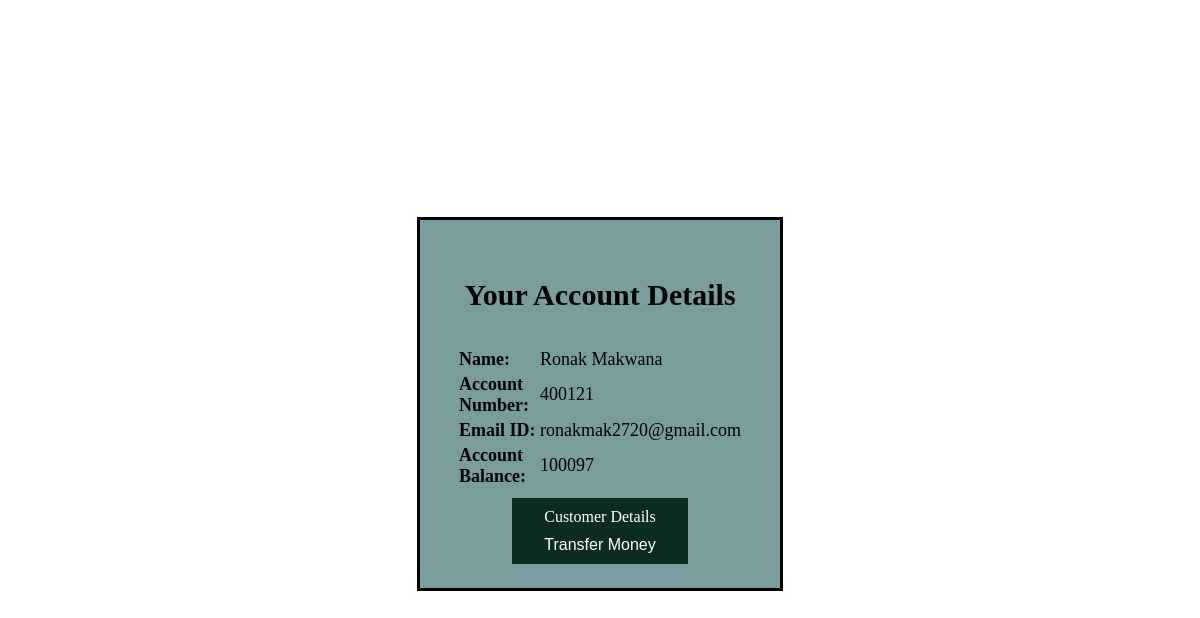
The page /details.php?accno=400121 on the database its author committed.
### tables this page shows
CREATE TABLE `customer_details` (
  `accno` int(11) NOT NULL,
  `name` varchar(20) NOT NULL,
  `email` varchar(40) NOT NULL,
  `account_balance` int(11) DEFAULT NULL
);

### details.php (the view, shortened to what this page needs)
<?php
$accno=$_GET['accno'];
$servername = "localhost";
$username = "root";
$password = "";
$database = "bankingsystem_tsfinternship";
$conn = mysqli_connect($servername,$username,$password,$database);
?>
<!DOCTYPE html>
<html lang="en">
<head>
    <link rel="stylesheet" href="CSS/details.css">
</head>
<body>
    <?php
        $sql = "SELECT * FROM `customer_details` WHERE `accno` = $accno";
        $result = mysqli_query($conn,$sql);
        if($result){
            while($row = mysqli_fetch_assoc($result)){
                $name = $row['name'];
                $email = $row['email'];
                $acc_bal = $row['account_balance'];
            }
        }
    ?>
    <h1 class="h1">RM Banking Portal</h1>
    <div class="main">
        <div class="container1">
            <div class="container2">
                <h3>Your Account Details</h3>
                <table>
                   <tbody>
                       <tr>
                            <th>Name:</th>
                            <td><?php echo $name;?></td>
                       </tr>
                       <tr>
                            <th>Account Number:</th>
                            <td><?php echo $accno;?></td>
                       </tr>
                       <tr>
                            <th>Email ID:</th>
                            <td><?php echo $email;?></td>
                       </tr>
                       <tr>
                            <th>Account Balance:</th>
                            <td><?php echo $acc_bal;?></td>
                       </tr>
                   </tbody>
                </table>
                <form method="POST" action="transferMoney.php">
                    <a class="button" href="customerDetails.php">Customer Details</a>
                    <input class="button" type="submit" value="Transfer Money">
                </form>
            </div>
        </div>
    </div>
</body>
</html>

### CSS/details.css (style rules this page uses)
body, html { height: 100%; }
body { background-image: url('https://mcdn.wallpapersafari.com/medium/68/93/hSEvPY.jpg'); background-repeat: no-repeat; background-size: cover; background-position: center; }
.h1 { display: flex; align-items: center; justify-content: center; font-size: 40px; font-weight: 800; margin-top: 0%; padding-top: 5%; font-family: 'Times New Roman', Times, serif; font-variant: small-caps; color: #ffffff; }
.main { display: table; position: absolute; top: 0; left: 0; height: 100%; width: 100%; }
.container1 { display: table-cell; vertical-align: middle; }
.container2 { margin-left: auto; margin-right: auto; width: 30%; text-align: center; border: solid; padding: 2% 0%; background-color: #2863609f; }
.container2 h3 { font-size: 30px; padding-top: 1%; }
.container2 table { margin: 0 auto; text-align: left; width: 80%; font-size: 18px; padding-top: 1%; padding-bottom: 5%; }
.button { background-color: #0b2c1e; border: none; color: white; padding: 10px 32px; text-align: center; text-decoration: none; font-size: 16px; margin: 0% 1%; }

### rows shown on the page
customer_details: name "Ronak Makwana", email "ronakmak2720@gmail.com", account_balance "100097"

### other values the page prints
$accno "400121"
